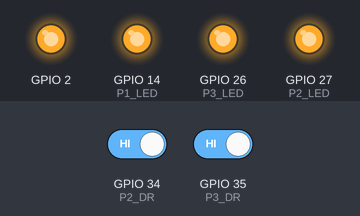
Simulated run of this program. Board: ESP32. On the bench: output pins drawn as LEDs (lit = HIGH). The test bench sets the inputs (shaded band); at power-on: GPIO 34 (P2_DR) HIGH, GPIO 35 (P3_DR) HIGH.

Above: at 3.2 s.
3.3 s: GPIO 34 (P2_DR) driven LOW
At 4.3 s:
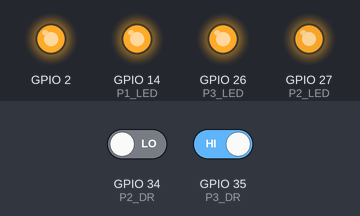
4.8 s: GPIO 35 (P3_DR) driven LOW
At 5.4 s:
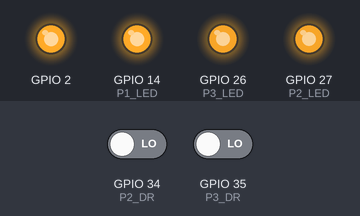
Timing chart, 0 to 7.8 s (numbered marks = the images above; inputs shaded):
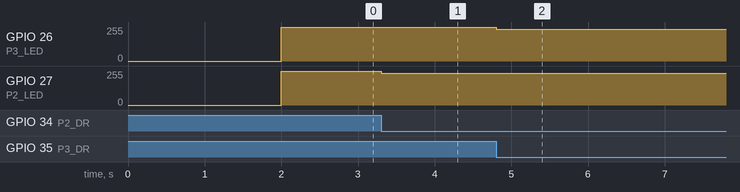

The program:

main.cpp
```cpp
// (licence header left out)
#include <HardwareSerial.h>
#include <driver/adc.h>
#include <WiFi.h>
#include <dsmr.h>

#define P1_SERIAL_RX  18  // P1 -> UART1 which is attached to Smartmeter P1 TX pin
#define P1_DR         2   // P1 Data request
#define P2_SERIAL_TX  17  // P2 -> UART2 which, in my case, is attached to HomeWizard P1 RX pin
#define P2_DR         34  // P2 Data request
#define P3_SERIAL_TX  1   // P3 -> UART0 which, in my case, is attached to Alfen Loadbalancer RX pin
#define P3_DR         35  // P3 Data request
#define P1_LED        14  // lights up when a telegram is received and stored
#define P2_LED        27  // lights up when P2 requests data
#define P3_LED        26  // lights up when P3 requests data

// LED stuf
const int dutyCycle = 950;  // dim the LEDs with this duty cycle
const int PWMFreq = 5000;   // 5 KHz
const int PWMResolution = 10;
const int MAX_DUTY_CYCLE = (int)(pow(2, PWMResolution) - 1);
const int pwmP1led = 0;
const int pwmP2led = 1;
const int pwmP3led = 2;
const int blinkTime = 100;            // must be less than telegram interval!
unsigned long time_now = 0;

#define LED_FOLLOW_DR               // uncomment this if you want the Data Request Led's follow the Data Request signal instead of the telegram transmit
//#define USE_MONITOR                 // uncomment this if you want to use one of the UARTs to monitor during development
//#define PARSE_TELEGRAM              // uncomment this to enable the parser (display P1 values on a display or for debugging to serial)

void disableWiFi();

#ifdef PARSE_TELEGRAM
/**
 * Define the data we're interested in, as well as the datastructure to hold the parsed data.
 * Each template argument below results in a field of the same name.
**/

using MyData = ParsedData<
  /* FixedValue */ power_delivered,
  /* FixedValue */ power_returned
>;

struct Printer {
  template<typename Item>
  void apply(Item &i) {
    if (i.present()) {
      Serial.print(Item::get_name());
      Serial.print(F(": "));
      Serial.print(i.val());
      Serial.print(Item::unit());
      Serial.println();
    }
  }
};
#endif

P1Reader reader(&Serial1,P1_DR);

void setup() {

  disableWiFi();                        // WiFi is not needed so disable it and draw less power (possibly, maybe this is not needed)
#ifdef USE_MONITOR
  Serial.begin(115200);                 //  UART0, now used for monitoring, later for Alfen Load Balancer
  Serial.println("Smart Splitter for DSMR P1, Copyright 2022-2023, Jacco Bezemer");
#endif
  pinMode(P2_DR,INPUT);
  pinMode(P3_DR,INPUT);

  ledcSetup(pwmP1led, PWMFreq, PWMResolution);
  ledcSetup(pwmP2led, PWMFreq, PWMResolution);
  ledcSetup(pwmP3led, PWMFreq, PWMResolution);
  // Attach the LED PWM Channel to the GPIO Pin
  ledcAttachPin(P1_LED, pwmP1led);
  ledcAttachPin(P2_LED, pwmP2led);
  ledcAttachPin(P3_LED, pwmP3led);
  // Turn LEDs on at max brightness
  ledcWrite(pwmP1led,0);
  ledcWrite(pwmP2led,0);
  ledcWrite(pwmP3led,0);
  delay(2000);
  // turn the LEDs off
  ledcWrite(pwmP1led,MAX_DUTY_CYCLE);
  ledcWrite(pwmP2led,MAX_DUTY_CYCLE);
  ledcWrite(pwmP3led,MAX_DUTY_CYCLE);

  Serial1.begin(115200,SERIAL_8N1,P1_SERIAL_RX,-1,false);  //  Telgram receive port, UART1 attached to DSMR P1 port receiving telegrams at maximum interval, no send pin nessesary
  Serial2.begin(115200,SERIAL_8N1,-1,P2_SERIAL_TX,false);  //  UART2 attached to HomeWizard send telegrams, on request, no receive pin nessesary
#ifndef USE_MONITOR
  Serial.begin(115200,SERIAL_8N1,-1,P3_SERIAL_TX,false);   //  UART0 attached to Alfen Load Balancer to send telegrams on request, no receive pin nessesary
#endif
  reader.enable(false);                                    //  Reads the telegram send by the P1 meter

}

void loop() {

  time_now = millis();

#ifdef LED_FOLLOW_DR
  if (digitalRead(P2_DR) == LOW) ledcWrite(pwmP2led,dutyCycle);
  else ledcWrite(pwmP2led,MAX_DUTY_CYCLE);

  if (digitalRead(P3_DR) == LOW) ledcWrite(pwmP3led,dutyCycle);
  else ledcWrite(pwmP3led,MAX_DUTY_CYCLE);
#endif

  reader.loop();                          // Allow the reader to check the serial buffer regularly

  if (reader.available()) {               // A complete and correct telegram has been received
    ledcWrite(pwmP1led,dutyCycle);        // turn on the telegram stored led

    // send the telegram to P2 (HomeWizard P1 meter)
    if (digitalRead(P2_DR) == LOW) {
    #ifndef LED_FOLLOW_DR
      ledcWrite(pwmP2led,dutyCycle);      // turn on the data request led for P2
    #endif
      Serial2.print("/");                 // this whas stripped from the stored telegram so it has to be send ahead
      Serial2.print(reader.raw());        // sends the telegram that whas stored by the reader
      Serial2.print(reader.rawCRC());     // this whas stripped from the stored telegram so it has to be sent afterwards
    #ifndef LED_FOLLOW_DR
      ledcWrite(pwmP2led,MAX_DUTY_CYCLE);
    #endif
    }

    // send the telegram to P3 (Alfen Load Balancer)
    if (digitalRead(P3_DR) == LOW) {
    //if (counter == 10) {
    #ifndef LED_FOLLOW_DR
      ledcWrite(pwmP3led,dutyCycle);      // turn on the data request led for P3
    #endif
      Serial.print("/");                  // this whas stripped from the stored telegram so it has to be send ahead
      Serial.print(reader.raw());         // sends the telegram that whas stored by the reader
      Serial.print(reader.rawCRC());      // this whas stripped from the stored telegram so it has to be sent afterwards
    #ifndef LED_FOLLOW_DR
      ledcWrite(pwmP3led,MAX_DUTY_CYCLE);
    #endif
    }

#ifndef PARSE_TELEGRAM
    reader.clear();                       // clears the stored telegram if we don't parse
#else
    // decode the data so it can be presented on a display (when attached, for now print to serial monitoring)
    MyData data;
    String err;
    if (reader.parse(&data, &err)) {
      // Parse succesful, print result
      data.applyEach(Printer());
    } else {
      // Parser error, print error
      Serial.println(err);
    }
#endif

    if (millis() < (time_now + blinkTime)) {
      while(millis() < time_now + blinkTime){
          //wait approx. [period] ms
      }
    }
    ledcWrite(pwmP1led,MAX_DUTY_CYCLE);   // turn off the telegram stored led so we get notified of a new telegram
  }

}

void disableWiFi() {
    WiFi.mode(WIFI_OFF); // Switch the WiFi radio off
    adc_power_off(); //deprecated, use adc_power_release(void) instead
    //adc_power_release();  //causes a reboot, E (10) ADC: adc_power_release called, but s_adc_power_on_cnt == 0
}
```

Measured:
- after the input at 3.3 s, GPIO 27 (P2_LED): 255/255 → 237/255 at once
- after the input at 4.8 s, GPIO 26 (P3_LED): 255/255 → 237/255 at once
